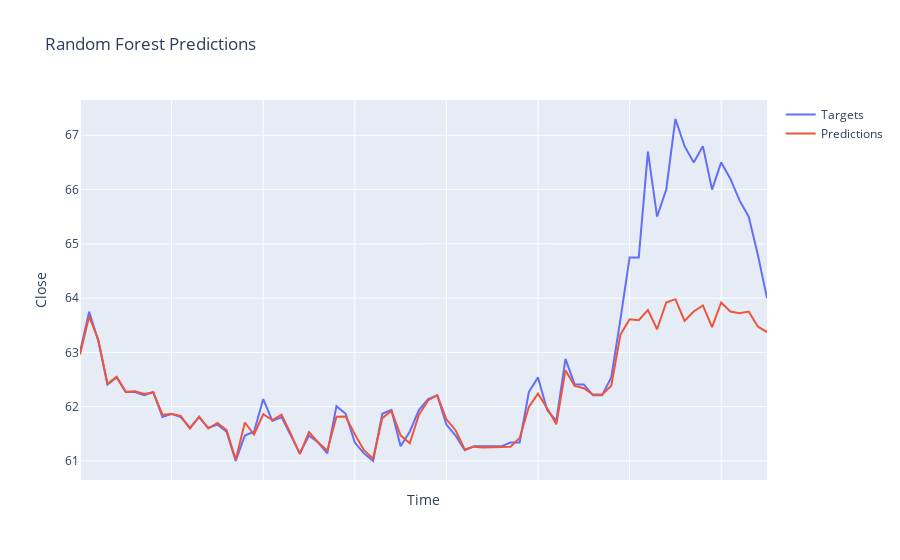

The code cell stored with this chart in its notebook:
### Markdown cell above
### Random Forest

### Code cell
visualize_results(vcb_random_forest_one_step, "Random Forest")
